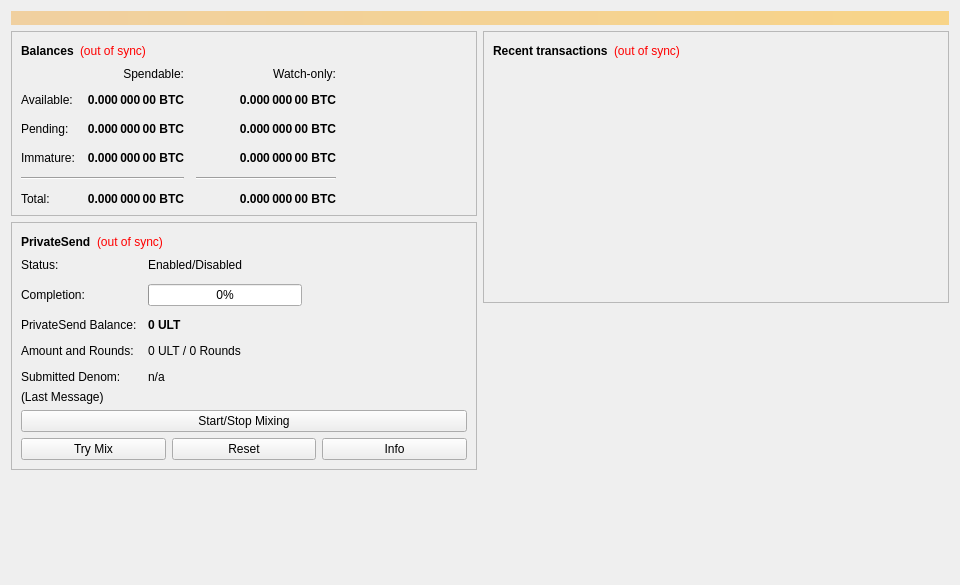
<?xml version="1.0" encoding="UTF-8"?>
<ui version="4.0">
 <class>OverviewPage</class>
 <widget class="QWidget" name="OverviewPage">
  <property name="geometry">
   <rect>
    <x>0</x>
    <y>0</y>
    <width>960</width>
    <height>585</height>
   </rect>
  </property>
  <property name="minimumSize">
   <size>
    <width>960</width>
    <height>0</height>
   </size>
  </property>
  <property name="windowTitle">
   <string>Form</string>
  </property>
  <layout class="QVBoxLayout" name="topLayout">
   <item>
    <widget class="QLabel" name="labelAlerts">
     <property name="visible">
      <bool>false</bool>
     </property>
     <property name="styleSheet">
      <string notr="true">background-color: qlineargradient(x1: 0, y1: 0, x2: 1, y2: 0, stop:0 #F0D0A0, stop:1 #F8D488); color:#000000;</string>
     </property>
     <property name="wordWrap">
      <bool>true</bool>
     </property>
     <property name="margin">
      <number>3</number>
     </property>
    </widget>
   </item>
   <item>
    <layout class="QHBoxLayout" name="horizontalLayout" stretch="1,1">
     <item>
      <layout class="QVBoxLayout" name="verticalLayout_2">
       <item>
        <widget class="QFrame" name="frame">
         <property name="frameShape">
          <enum>QFrame::StyledPanel</enum>
         </property>
         <property name="frameShadow">
          <enum>QFrame::Raised</enum>
         </property>
         <layout class="QVBoxLayout" name="verticalLayout_4">
          <item>
           <layout class="QHBoxLayout" name="horizontalLayout_4">
            <item>
             <widget class="QLabel" name="label_5">
              <property name="font">
               <font>
                <weight>75</weight>
                <bold>true</bold>
               </font>
              </property>
              <property name="text">
               <string>Balances</string>
              </property>
             </widget>
            </item>
            <item>
             <widget class="QLabel" name="labelWalletStatus">
              <property name="toolTip">
               <string>The displayed information may be out of date. Your wallet automatically synchronizes with the Ultima network after a connection is established, but this process has not completed yet.</string>
              </property>
              <property name="styleSheet">
               <string notr="true">QLabel { color: red; }</string>
              </property>
              <property name="text">
               <string notr="true">(out of sync)</string>
              </property>
              <property name="alignment">
               <set>Qt::AlignLeading|Qt::AlignLeft|Qt::AlignVCenter</set>
              </property>
             </widget>
            </item>
            <item>
             <spacer name="horizontalSpacer_3">
              <property name="orientation">
               <enum>Qt::Horizontal</enum>
              </property>
              <property name="sizeHint" stdset="0">
               <size>
                <width>40</width>
                <height>20</height>
               </size>
              </property>
             </spacer>
            </item>
           </layout>
          </item>
          <item>
           <layout class="QGridLayout" name="gridLayout">
            <property name="spacing">
             <number>12</number>
            </property>
            <item row="2" column="2">
             <widget class="QLabel" name="labelWatchPending">
              <property name="font">
               <font>
                <weight>75</weight>
                <bold>true</bold>
               </font>
              </property>
              <property name="cursor">
               <cursorShape>IBeamCursor</cursorShape>
              </property>
              <property name="toolTip">
               <string>Unconfirmed transactions to watch-only addresses</string>
              </property>
              <property name="text">
               <string notr="true">0.000 000 00 BTC</string>
              </property>
              <property name="alignment">
               <set>Qt::AlignRight|Qt::AlignTrailing|Qt::AlignVCenter</set>
              </property>
              <property name="textInteractionFlags">
               <set>Qt::LinksAccessibleByMouse|Qt::TextSelectableByKeyboard|Qt::TextSelectableByMouse</set>
              </property>
             </widget>
            </item>
            <item row="2" column="1">
             <widget class="QLabel" name="labelUnconfirmed">
              <property name="font">
               <font>
                <weight>75</weight>
                <bold>true</bold>
               </font>
              </property>
              <property name="cursor">
               <cursorShape>IBeamCursor</cursorShape>
              </property>
              <property name="toolTip">
               <string>Total of transactions that have yet to be confirmed, and do not yet count toward the spendable balance</string>
              </property>
              <property name="text">
               <string notr="true">0.000 000 00 BTC</string>
              </property>
              <property name="alignment">
               <set>Qt::AlignRight|Qt::AlignTrailing|Qt::AlignVCenter</set>
              </property>
              <property name="textInteractionFlags">
               <set>Qt::LinksAccessibleByMouse|Qt::TextSelectableByKeyboard|Qt::TextSelectableByMouse</set>
              </property>
             </widget>
            </item>
            <item row="3" column="2">
             <widget class="QLabel" name="labelWatchImmature">
              <property name="font">
               <font>
                <weight>75</weight>
                <bold>true</bold>
               </font>
              </property>
              <property name="cursor">
               <cursorShape>IBeamCursor</cursorShape>
              </property>
              <property name="toolTip">
               <string>Mined balance in watch-only addresses that has not yet matured</string>
              </property>
              <property name="text">
               <string notr="true">0.000 000 00 BTC</string>
              </property>
              <property name="alignment">
               <set>Qt::AlignRight|Qt::AlignTrailing|Qt::AlignVCenter</set>
              </property>
              <property name="textInteractionFlags">
               <set>Qt::LinksAccessibleByMouse|Qt::TextSelectableByKeyboard|Qt::TextSelectableByMouse</set>
              </property>
             </widget>
            </item>
            <item row="4" column="0" colspan="2">
             <widget class="Line" name="lineSpendableBalance">
              <property name="orientation">
               <enum>Qt::Horizontal</enum>
              </property>
             </widget>
            </item>
            <item row="4" column="2">
             <widget class="Line" name="lineWatchBalance">
              <property name="sizePolicy">
               <sizepolicy hsizetype="Preferred" vsizetype="Fixed">
                <horstretch>0</horstretch>
                <verstretch>0</verstretch>
               </sizepolicy>
              </property>
              <property name="minimumSize">
               <size>
                <width>140</width>
                <height>0</height>
               </size>
              </property>
              <property name="orientation">
               <enum>Qt::Horizontal</enum>
              </property>
             </widget>
            </item>
            <item row="5" column="0">
             <widget class="QLabel" name="labelTotalText">
              <property name="text">
               <string>Total:</string>
              </property>
             </widget>
            </item>
            <item row="3" column="1">
             <widget class="QLabel" name="labelImmature">
              <property name="font">
               <font>
                <weight>75</weight>
                <bold>true</bold>
               </font>
              </property>
              <property name="cursor">
               <cursorShape>IBeamCursor</cursorShape>
              </property>
              <property name="toolTip">
               <string>Mined balance that has not yet matured</string>
              </property>
              <property name="text">
               <string notr="true">0.000 000 00 BTC</string>
              </property>
              <property name="alignment">
               <set>Qt::AlignRight|Qt::AlignTrailing|Qt::AlignVCenter</set>
              </property>
              <property name="textInteractionFlags">
               <set>Qt::LinksAccessibleByMouse|Qt::TextSelectableByKeyboard|Qt::TextSelectableByMouse</set>
              </property>
             </widget>
            </item>
            <item row="2" column="3">
             <spacer name="horizontalSpacer_2">
              <property name="orientation">
               <enum>Qt::Horizontal</enum>
              </property>
              <property name="sizeHint" stdset="0">
               <size>
                <width>40</width>
                <height>20</height>
               </size>
              </property>
             </spacer>
            </item>
            <item row="3" column="0">
             <widget class="QLabel" name="labelImmatureText">
              <property name="text">
               <string>Immature:</string>
              </property>
             </widget>
            </item>
            <item row="5" column="1">
             <widget class="QLabel" name="labelTotal">
              <property name="font">
               <font>
                <weight>75</weight>
                <bold>true</bold>
               </font>
              </property>
              <property name="cursor">
               <cursorShape>IBeamCursor</cursorShape>
              </property>
              <property name="toolTip">
               <string>Your current total balance</string>
              </property>
              <property name="text">
               <string notr="true">0.000 000 00 BTC</string>
              </property>
              <property name="alignment">
               <set>Qt::AlignRight|Qt::AlignTrailing|Qt::AlignVCenter</set>
              </property>
              <property name="textInteractionFlags">
               <set>Qt::LinksAccessibleByMouse|Qt::TextSelectableByKeyboard|Qt::TextSelectableByMouse</set>
              </property>
             </widget>
            </item>
            <item row="5" column="2">
             <widget class="QLabel" name="labelWatchTotal">
              <property name="font">
               <font>
                <weight>75</weight>
                <bold>true</bold>
               </font>
              </property>
              <property name="cursor">
               <cursorShape>IBeamCursor</cursorShape>
              </property>
              <property name="toolTip">
               <string>Current total balance in watch-only addresses</string>
              </property>
              <property name="text">
               <string notr="true">0.000 000 00 BTC</string>
              </property>
              <property name="alignment">
               <set>Qt::AlignRight|Qt::AlignTrailing|Qt::AlignVCenter</set>
              </property>
              <property name="textInteractionFlags">
               <set>Qt::LinksAccessibleByMouse|Qt::TextSelectableByKeyboard|Qt::TextSelectableByMouse</set>
              </property>
             </widget>
            </item>
            <item row="0" column="2">
             <widget class="QLabel" name="labelWatchonly">
              <property name="text">
               <string>Watch-only:</string>
              </property>
              <property name="alignment">
               <set>Qt::AlignRight|Qt::AlignTrailing|Qt::AlignVCenter</set>
              </property>
             </widget>
            </item>
            <item row="1" column="0">
             <widget class="QLabel" name="labelBalanceText">
              <property name="text">
               <string>Available:</string>
              </property>
             </widget>
            </item>
            <item row="1" column="1">
             <widget class="QLabel" name="labelBalance">
              <property name="font">
               <font>
                <weight>75</weight>
                <bold>true</bold>
               </font>
              </property>
              <property name="cursor">
               <cursorShape>IBeamCursor</cursorShape>
              </property>
              <property name="toolTip">
               <string>Your current spendable balance</string>
              </property>
              <property name="text">
               <string notr="true">0.000 000 00 BTC</string>
              </property>
              <property name="alignment">
               <set>Qt::AlignRight|Qt::AlignTrailing|Qt::AlignVCenter</set>
              </property>
              <property name="textInteractionFlags">
               <set>Qt::LinksAccessibleByMouse|Qt::TextSelectableByKeyboard|Qt::TextSelectableByMouse</set>
              </property>
             </widget>
            </item>
            <item row="1" column="2">
             <widget class="QLabel" name="labelWatchAvailable">
              <property name="font">
               <font>
                <weight>75</weight>
                <bold>true</bold>
               </font>
              </property>
              <property name="cursor">
               <cursorShape>IBeamCursor</cursorShape>
              </property>
              <property name="toolTip">
               <string>Your current balance in watch-only addresses</string>
              </property>
              <property name="text">
               <string notr="true">0.000 000 00 BTC</string>
              </property>
              <property name="alignment">
               <set>Qt::AlignRight|Qt::AlignTrailing|Qt::AlignVCenter</set>
              </property>
              <property name="textInteractionFlags">
               <set>Qt::LinksAccessibleByMouse|Qt::TextSelectableByKeyboard|Qt::TextSelectableByMouse</set>
              </property>
             </widget>
            </item>
            <item row="2" column="0">
             <widget class="QLabel" name="labelPendingText">
              <property name="text">
               <string>Pending:</string>
              </property>
             </widget>
            </item>
            <item row="0" column="1">
             <widget class="QLabel" name="labelSpendable">
              <property name="text">
               <string>Spendable:</string>
              </property>
              <property name="alignment">
               <set>Qt::AlignRight|Qt::AlignTrailing|Qt::AlignVCenter</set>
              </property>
             </widget>
            </item>
           </layout>
          </item>
         </layout>
        </widget>
       </item>
       <item>
        <widget class="QFrame" name="framePrivateSend">
         <property name="layoutDirection">
          <enum>Qt::LeftToRight</enum>
         </property>
         <property name="frameShape">
          <enum>QFrame::StyledPanel</enum>
         </property>
         <property name="frameShadow">
          <enum>QFrame::Raised</enum>
         </property>
         <layout class="QVBoxLayout" name="VerticalLayout_PS1">
          <item>
           <layout class="QHBoxLayout" name="horizontalLayout_5">
            <item>
             <widget class="QLabel" name="labelPrivateSendHeader">
              <property name="font">
               <font>
                <weight>75</weight>
                <bold>true</bold>
               </font>
              </property>
              <property name="text">
               <string>PrivateSend</string>
              </property>
             </widget>
            </item>
            <item>
             <widget class="QLabel" name="labelPrivateSendSyncStatus">
              <property name="toolTip">
               <string>The displayed information may be out of date. Your wallet automatically synchronizes with the Ultima network after a connection is established, but this process has not completed yet.</string>
              </property>
              <property name="styleSheet">
               <string notr="true">QLabel { color: red; }</string>
              </property>
              <property name="text">
               <string notr="true">(out of sync)</string>
              </property>
              <property name="alignment">
               <set>Qt::AlignLeading|Qt::AlignLeft|Qt::AlignVCenter</set>
              </property>
             </widget>
            </item>
            <item>
             <spacer name="horizontalSpacer_4">
              <property name="orientation">
               <enum>Qt::Horizontal</enum>
              </property>
              <property name="sizeHint" stdset="0">
               <size>
                <width>40</width>
                <height>20</height>
               </size>
              </property>
             </spacer>
            </item>
           </layout>
          </item>
          <item>
           <layout class="QFormLayout" name="privateSendFormLayout">
            <property name="fieldGrowthPolicy">
             <enum>QFormLayout::AllNonFixedFieldsGrow</enum>
            </property>
            <property name="horizontalSpacing">
             <number>11</number>
            </property>
            <property name="verticalSpacing">
             <number>12</number>
            </property>
            <item row="0" column="0">
             <widget class="QLabel" name="labelPrivateSendEnabledText">
              <property name="text">
               <string>Status:</string>
              </property>
             </widget>
            </item>
            <item row="0" column="1">
             <widget class="QLabel" name="labelPrivateSendEnabled">
              <property name="text">
               <string>Enabled/Disabled</string>
              </property>
             </widget>
            </item>
            <item row="1" column="0">
             <widget class="QLabel" name="labelCompletitionText">
              <property name="text">
               <string>Completion:</string>
              </property>
             </widget>
            </item>
            <item row="1" column="1">
             <widget class="QProgressBar" name="privateSendProgress">
              <property name="maximumSize">
               <size>
                <width>154</width>
                <height>16777215</height>
               </size>
              </property>
              <property name="value">
               <number>0</number>
              </property>
             </widget>
            </item>
            <item row="2" column="0">
             <widget class="QLabel" name="labelAnonymizedText">
              <property name="text">
               <string>PrivateSend Balance:</string>
              </property>
             </widget>
            </item>
            <item row="2" column="1">
             <widget class="QLabel" name="labelAnonymized">
              <property name="font">
               <font>
                <weight>75</weight>
                <bold>true</bold>
               </font>
              </property>
              <property name="text">
               <string notr="true">0 ULT</string>
              </property>
             </widget>
            </item>
            <item row="3" column="0">
             <widget class="QLabel" name="labelAmountAndRoundsText">
              <property name="text">
               <string>Amount and Rounds:</string>
              </property>
             </widget>
            </item>
            <item row="3" column="1">
             <widget class="QLabel" name="labelAmountRounds">
              <property name="text">
               <string>0 ULT / 0 Rounds</string>
              </property>
             </widget>
            </item>
            <item row="4" column="0">
             <widget class="QLabel" name="labelSubmittedDenomText">
              <property name="text">
               <string>Submitted Denom:</string>
              </property>
             </widget>
            </item>
            <item row="4" column="1">
             <widget class="QLabel" name="labelSubmittedDenom">
              <property name="toolTip">
               <string>The denominations you submitted to the Masternode.&lt;br&gt;To mix, other users must submit the exact same denominations.</string>
              </property>
              <property name="text">
               <string>n/a</string>
              </property>
             </widget>
            </item>
           </layout>
          </item>
          <item>
           <layout class="QVBoxLayout" name="VerticalLayout_PS">
            <item>
             <widget class="QLabel" name="labelPrivateSendLastMessage">
              <property name="text">
               <string>(Last Message)</string>
              </property>
              <property name="alignment">
               <set>Qt::AlignLeading|Qt::AlignLeft|Qt::AlignTop</set>
              </property>
              <property name="wordWrap">
               <bool>true</bool>
              </property>
             </widget>
            </item>
            <item>
             <widget class="QPushButton" name="togglePrivateSend">
              <property name="sizePolicy">
               <sizepolicy hsizetype="MinimumExpanding" vsizetype="Fixed">
                <horstretch>0</horstretch>
                <verstretch>0</verstretch>
               </sizepolicy>
              </property>
              <property name="text">
               <string>Start/Stop Mixing</string>
              </property>
             </widget>
            </item>
            <item>
             <layout class="QHBoxLayout" name="horizontalLayout_debugbuttons">
              <item>
               <widget class="QPushButton" name="privateSendAuto">
                <property name="sizePolicy">
                 <sizepolicy hsizetype="MinimumExpanding" vsizetype="Fixed">
                  <horstretch>0</horstretch>
                  <verstretch>0</verstretch>
                 </sizepolicy>
                </property>
                <property name="toolTip">
                 <string>Try to manually submit a PrivateSend request.</string>
                </property>
                <property name="text">
                 <string>Try Mix</string>
                </property>
               </widget>
              </item>
              <item>
               <widget class="QPushButton" name="privateSendReset">
                <property name="sizePolicy">
                 <sizepolicy hsizetype="MinimumExpanding" vsizetype="Fixed">
                  <horstretch>0</horstretch>
                  <verstretch>0</verstretch>
                 </sizepolicy>
                </property>
                <property name="toolTip">
                 <string>Reset the current status of PrivateSend (can interrupt PrivateSend if it's in the process of Mixing, which can cost you money!)</string>
                </property>
                <property name="autoFillBackground">
                 <bool>false</bool>
                </property>
                <property name="text">
                 <string>Reset</string>
                </property>
               </widget>
              </item>
              <item>
               <widget class="QPushButton" name="privateSendInfo">
                <property name="sizePolicy">
                 <sizepolicy hsizetype="MinimumExpanding" vsizetype="Fixed">
                  <horstretch>0</horstretch>
                  <verstretch>0</verstretch>
                 </sizepolicy>
                </property>
                <property name="toolTip">
                 <string>Information about PrivateSend and Mixing</string>
                </property>
                <property name="text">
                 <string>Info</string>
                </property>
               </widget>
              </item>
             </layout>
            </item>
           </layout>
          </item>
         </layout>
        </widget>
       </item>
       <item>
        <spacer name="verticalSpacer">
         <property name="orientation">
          <enum>Qt::Vertical</enum>
         </property>
         <property name="sizeHint" stdset="0">
          <size>
           <width>20</width>
           <height>40</height>
          </size>
         </property>
        </spacer>
       </item>
      </layout>
     </item>
     <item>
      <layout class="QVBoxLayout" name="verticalLayout_3">
       <item>
        <widget class="QFrame" name="frame_2">
         <property name="frameShape">
          <enum>QFrame::StyledPanel</enum>
         </property>
         <property name="frameShadow">
          <enum>QFrame::Raised</enum>
         </property>
         <layout class="QVBoxLayout" name="verticalLayout">
          <item>
           <layout class="QHBoxLayout" name="horizontalLayout_2">
            <item>
             <widget class="QLabel" name="label_4">
              <property name="font">
               <font>
                <weight>75</weight>
                <bold>true</bold>
               </font>
              </property>
              <property name="text">
               <string>Recent transactions</string>
              </property>
             </widget>
            </item>
            <item>
             <widget class="QLabel" name="labelTransactionsStatus">
              <property name="toolTip">
               <string>The displayed information may be out of date. Your wallet automatically synchronizes with the Ultima network after a connection is established, but this process has not completed yet.</string>
              </property>
              <property name="styleSheet">
               <string notr="true">QLabel { color: red; }</string>
              </property>
              <property name="text">
               <string notr="true">(out of sync)</string>
              </property>
              <property name="alignment">
               <set>Qt::AlignLeading|Qt::AlignLeft|Qt::AlignVCenter</set>
              </property>
             </widget>
            </item>
            <item>
             <spacer name="horizontalSpacer">
              <property name="orientation">
               <enum>Qt::Horizontal</enum>
              </property>
              <property name="sizeHint" stdset="0">
               <size>
                <width>40</width>
                <height>20</height>
               </size>
              </property>
             </spacer>
            </item>
           </layout>
          </item>
          <item>
           <widget class="QListView" name="listTransactions">
            <property name="styleSheet">
             <string notr="true">QListView { background: transparent; }</string>
            </property>
            <property name="frameShape">
             <enum>QFrame::NoFrame</enum>
            </property>
            <property name="verticalScrollBarPolicy">
             <enum>Qt::ScrollBarAlwaysOff</enum>
            </property>
            <property name="horizontalScrollBarPolicy">
             <enum>Qt::ScrollBarAlwaysOff</enum>
            </property>
            <property name="selectionMode">
             <enum>QAbstractItemView::NoSelection</enum>
            </property>
           </widget>
          </item>
         </layout>
        </widget>
       </item>
       <item>
        <spacer name="verticalSpacer_2">
         <property name="orientation">
          <enum>Qt::Vertical</enum>
         </property>
         <property name="sizeHint" stdset="0">
          <size>
           <width>20</width>
           <height>40</height>
          </size>
         </property>
        </spacer>
       </item>
      </layout>
     </item>
    </layout>
   </item>
  </layout>
 </widget>
 <resources/>
 <connections/>
</ui>
